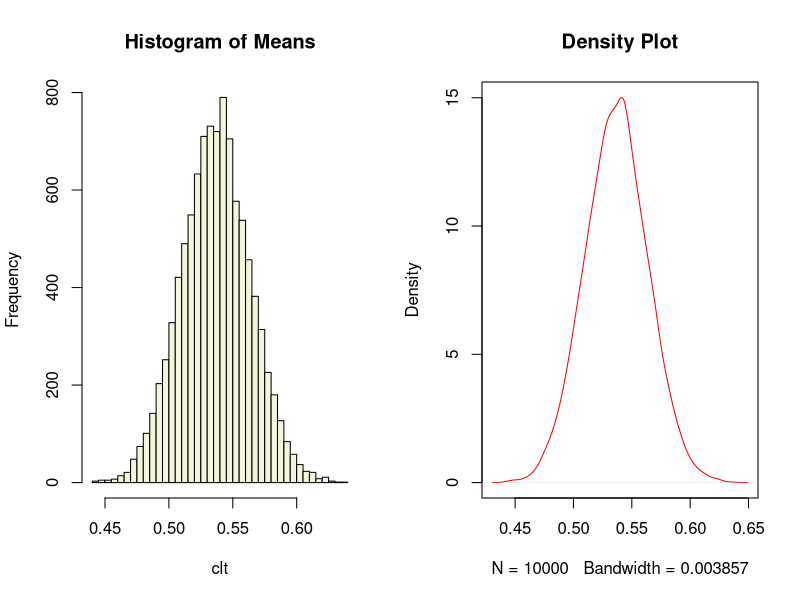

Reproduce this figure in R.
## ---- chunk 1
# Central limit theorem simulation 
set.seed(0) 

# Create an empty vector
clt <- NULL 

# Sample size for each sample
n <- 100

# Population - Uniform distribution
p <- runif(50)

# Number of sample means to take
n_means <- 10000

# Calculate 
for (i in 1:n_means) {
  clt = c(clt, mean(sample(p, n, replace = T)))
}

# Visualize the simulation result
par(mfrow=c(1,2))
hist(clt, breaks = 50, main = 'Histogram of Means', col = 'beige')
plot(density(clt), main = 'Density Plot', col = 'red')

